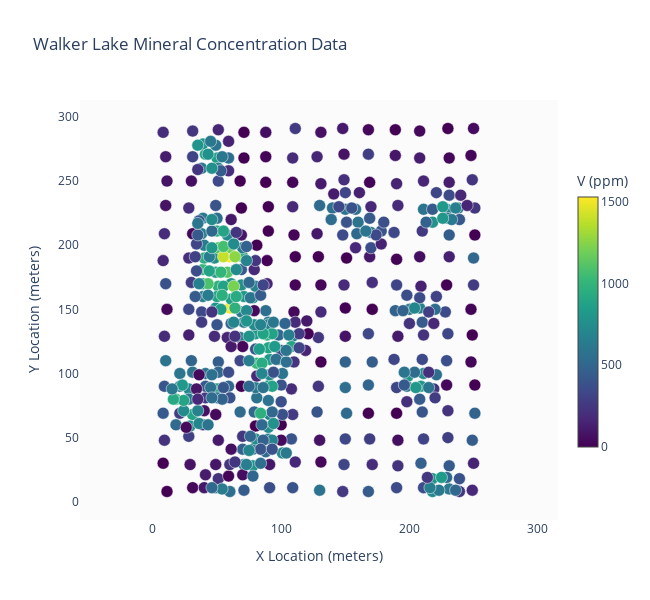

This figure's notebook cell:
### Markdown cell above
Let's visualize the spatial distribution of the observed concentration data. The samples are irregularly distributed across the Walker Lake area.

### Code cell
go.Figure().add_trace(
    go.Scatter(
        x=X_2d[:, 0],
        y=X_2d[:, 1],
        mode='markers',
        marker=dict(
            size=12,
            color=y_2d,
            colorscale='Viridis',
            showscale=True,
            colorbar=dict(
                title='V (ppm)',
                thickness=20,
                len=0.7
            ),
            line=dict(width=0.5, color='white')  
        ),
        text=[f'V: {v:.1f} ppm' for v in y_2d],
        hovertemplate='X: %{x:.0f}m<br>Y: %{y:.0f}m<br>%{text}<extra></extra>'
    )
).update_layout(
    title='Walker Lake Mineral Concentration Data',
    xaxis=dict(
        title='X Location (meters)',
        showgrid=False,
        zeroline=False,
        showline=False,
        mirror=False
    ),
    yaxis=dict(
        title='Y Location (meters)',
        scaleanchor='x',
        scaleratio=1,
        showgrid=False,
        zeroline=False,
        showline=False,
        mirror=False
    ),
    plot_bgcolor='rgba(240,240,240,0.3)',
    height=600,
    width=650
)

### Figure 1 — Plotly figure (JSON) as saved in the notebook; plotly's stock layout.template omitted (floating-point values rounded to 4 significant figures; data arrays with more than 128 entries replaced by an {"elided": "..."} marker saying what was removed)
{"data": [{"hovertemplate": "X: %{x:.0f}m<br>Y: %{y:.0f}m<br>%{text}<extra></extra>", "marker": {"color": {"elided": "470 float values"}, "colorbar": {"len": 0.7, "thickness": 20, "title": {"text": "V (ppm)"}}, "colorscale": [[0, "#440154"], [0.1111, "#482878"], [0.2222, "#3e4989"], [0.3333, "#31688e"], [0.4444, "#26828e"], [0.5556, "#1f9e89"], [0.6667, "#35b779"], [0.7778, "#6ece58"], [0.8889, "#b5de2b"], [1, "#fde725"]], "line": {"color": "white", "width": 0.5}, "showscale": true, "size": 12}, "mode": "markers", "text": {"elided": "470 str values"}, "type": "scatter", "x": {"elided": "470 float values"}, "y": {"elided": "470 float values"}}], "layout": {"height": 600, "plot_bgcolor": "rgba(240,240,240,0.3)", "title": {"text": "Walker Lake Mineral Concentration Data"}, "width": 650, "xaxis": {"mirror": false, "showgrid": false, "showline": false, "title": {"text": "X Location (meters)"}, "zeroline": false}, "yaxis": {"mirror": false, "scaleanchor": "x", "scaleratio": 1, "showgrid": false, "showline": false, "title": {"text": "Y Location (meters)"}, "zeroline": false}}}
